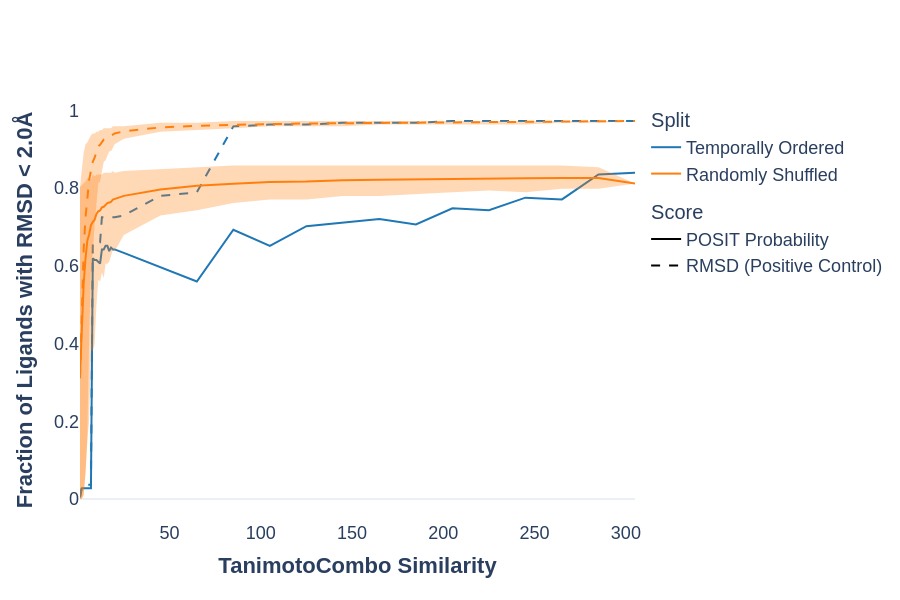

The code cell stored with this chart in its notebook:
### Code cell
y_title="<b> Fraction of Ligands with RMSD < 2.0Å </b>"
x_title="<b> TanimotoCombo Similarity </b>"
fig = pu.create_plot_with_error_bands_and_dual_legend(df, 
                                                   "N_Per_Split", 
                                                   "Fraction", 
                                                   lower_error_column="CI_Lower", upper_error_column="CI_Upper", color_category_column="Split",
        dash_category_column="Score",
        x_title=x_title,
        y_title=title,)

fig.update_layout(
    font=dict(size=small_font, 
              family='Arial'
              ),)
fig = pu.update_traces(fig, labels)

fig.update_xaxes(showgrid=False)
fig.update_yaxes(showgrid=False)
fig.show()

### Figure 1 — Plotly figure (JSON) as saved in the notebook; plotly's stock layout.template omitted (floating-point values rounded to 4 significant figures)
{"data": [{"fill": "toself", "fillcolor": "rgba(31, 119, 180,0.3)", "hoverinfo": "skip", "line": {"color": "rgba(255,255,255,0)"}, "name": "Temporally Ordered - POSIT Probability Error Band", "showlegend": false, "x": [1, 2, 3, 4, 5, 6, 7, 8, 9, 10, 11, 12, 13, 14, 15, 16, 17, 18, 19, 20, 25, 45, 65, 85, 105, 125, 145, 165, 185, 205, 225, 245, 265, 285, 305, 305, 285, 265, 245, 225, 205, 185, 165, 145, 125, 105, 85, 65, 45, 25, 20, 19, 18, 17, 16, 15, 14, 13, 12, 11, 10, 9, 8, 7, 6, 5, 4, 3, 2, 1], "y": [0.004587, 0.02752, 0.02752, 0.02752, 0.02752, 0.02752, 0.02752, 0.6193, 0.6147, 0.6147, 0.6101, 0.6055, 0.6422, 0.6422, 0.6514, 0.6514, 0.6376, 0.6468, 0.6422, 0.6422, 0.633, 0.5963, 0.5596, 0.6927, 0.6514, 0.7018, 0.711, 0.7202, 0.7064, 0.7477, 0.7431, 0.7752, 0.7706, 0.8349, 0.8394, 0.8394, 0.8349, 0.7706, 0.7752, 0.7431, 0.7477, 0.7064, 0.7202, 0.711, 0.7018, 0.6514, 0.6927, 0.5596, 0.5963, 0.633, 0.6422, 0.6422, 0.6468, 0.6376, 0.6514, 0.6514, 0.6422, 0.6422, 0.6055, 0.6101, 0.6147, 0.6147, 0.6193, 0.02752, 0.02752, 0.02752, 0.02752, 0.02752, 0.02752, 0.004587], "type": "scatter"}, {"legendgroup": "DateSplit - POSIT_Probability", "line": {"color": "rgb(31, 119, 180)", "dash": "solid", "width": 2}, "mode": "lines", "name": "Temporally Ordered - POSIT Probability", "showlegend": false, "x": [1, 2, 3, 4, 5, 6, 7, 8, 9, 10, 11, 12, 13, 14, 15, 16, 17, 18, 19, 20, 25, 45, 65, 85, 105, 125, 145, 165, 185, 205, 225, 245, 265, 285, 305], "y": [0.004587, 0.02752, 0.02752, 0.02752, 0.02752, 0.02752, 0.02752, 0.6193, 0.6147, 0.6147, 0.6101, 0.6055, 0.6422, 0.6422, 0.6514, 0.6514, 0.6376, 0.6468, 0.6422, 0.6422, 0.633, 0.5963, 0.5596, 0.6927, 0.6514, 0.7018, 0.711, 0.7202, 0.7064, 0.7477, 0.7431, 0.7752, 0.7706, 0.8349, 0.8394], "type": "scatter"}, {"fill": "toself", "fillcolor": "rgba(31, 119, 180,0.3)", "hoverinfo": "skip", "line": {"color": "rgba(255,255,255,0)"}, "name": "Temporally Ordered - RMSD (Positive Control) Error Band", "showlegend": false, "x": [1, 2, 3, 4, 5, 6, 7, 8, 9, 10, 11, 12, 13, 14, 15, 16, 17, 18, 19, 20, 25, 45, 65, 85, 105, 125, 145, 165, 185, 205, 225, 245, 265, 285, 305, 305, 285, 265, 245, 225, 205, 185, 165, 145, 125, 105, 85, 65, 45, 25, 20, 19, 18, 17, 16, 15, 14, 13, 12, 11, 10, 9, 8, 7, 6, 5, 4, 3, 2, 1], "y": [0.004587, 0.03211, 0.03211, 0.0367, 0.0367, 0.0367, 0.0367, 0.6606, 0.6606, 0.6606, 0.6606, 0.6606, 0.7248, 0.7248, 0.7248, 0.7248, 0.7248, 0.7248, 0.7248, 0.7248, 0.7294, 0.7798, 0.789, 0.9587, 0.9633, 0.9633, 0.9679, 0.9679, 0.9679, 0.9725, 0.9725, 0.9725, 0.9725, 0.9725, 0.9725, 0.9725, 0.9725, 0.9725, 0.9725, 0.9725, 0.9725, 0.9679, 0.9679, 0.9679, 0.9633, 0.9633, 0.9587, 0.789, 0.7798, 0.7294, 0.7248, 0.7248, 0.7248, 0.7248, 0.7248, 0.7248, 0.7248, 0.7248, 0.6606, 0.6606, 0.6606, 0.6606, 0.6606, 0.0367, 0.0367, 0.0367, 0.0367, 0.03211, 0.03211, 0.004587], "type": "scatter"}, {"legendgroup": "DateSplit - RMSD", "line": {"color": "rgb(31, 119, 180)", "dash": "dash", "width": 2}, "mode": "lines", "name": "Temporally Ordered - RMSD (Positive Control)", "showlegend": false, "x": [1, 2, 3, 4, 5, 6, 7, 8, 9, 10, 11, 12, 13, 14, 15, 16, 17, 18, 19, 20, 25, 45, 65, 85, 105, 125, 145, 165, 185, 205, 225, 245, 265, 285, 305], "y": [0.004587, 0.03211, 0.03211, 0.0367, 0.0367, 0.0367, 0.0367, 0.6606, 0.6606, 0.6606, 0.6606, 0.6606, 0.7248, 0.7248, 0.7248, 0.7248, 0.7248, 0.7248, 0.7248, 0.7248, 0.7294, 0.7798, 0.789, 0.9587, 0.9633, 0.9633, 0.9679, 0.9679, 0.9679, 0.9725, 0.9725, 0.9725, 0.9725, 0.9725, 0.9725], "type": "scatter"}, {"fill": "toself", "fillcolor": "rgba(255, 127, 14,0.3)", "hoverinfo": "skip", "line": {"color": "rgba(255,255,255,0)"}, "name": "Randomly Shuffled - POSIT Probability Error Band", "showlegend": false, "x": [1, 2, 3, 4, 5, 6, 7, 8, 9, 10, 11, 12, 13, 14, 15, 16, 17, 18, 19, 20, 25, 45, 65, 85, 105, 125, 145, 165, 185, 205, 225, 245, 265, 285, 305, 305, 285, 265, 245, 225, 205, 185, 165, 145, 125, 105, 85, 65, 45, 25, 20, 19, 18, 17, 16, 15, 14, 13, 12, 11, 10, 9, 8, 7, 6, 5, 4, 3, 2, 1], "y": [0.8028, 0.8073, 0.8119, 0.8165, 0.8257, 0.8257, 0.8211, 0.8349, 0.8303, 0.8349, 0.8349, 0.8349, 0.8349, 0.8394, 0.8394, 0.8394, 0.8394, 0.8394, 0.844, 0.8394, 0.844, 0.8486, 0.8532, 0.8578, 0.8578, 0.8578, 0.8578, 0.8578, 0.8578, 0.8578, 0.8578, 0.8578, 0.8578, 0.8532, 0.8119, 0.8119, 0.7982, 0.7982, 0.789, 0.7936, 0.789, 0.7844, 0.7798, 0.7798, 0.7706, 0.7706, 0.7615, 0.7431, 0.7294, 0.6789, 0.6376, 0.6422, 0.6284, 0.6101, 0.6055, 0.6055, 0.5688, 0.5826, 0.5596, 0.5642, 0.5, 0.3991, 0.3807, 0.3853, 0.2018, 0.1514, 0.06881, 0.009174, 0.0, 0.0], "type": "scatter"}, {"legendgroup": "RandomSplit - POSIT_Probability", "line": {"color": "rgb(255, 127, 14)", "dash": "solid", "width": 2}, "mode": "lines", "name": "Randomly Shuffled - POSIT Probability", "showlegend": false, "x": [1, 2, 3, 4, 5, 6, 7, 8, 9, 10, 11, 12, 13, 14, 15, 16, 17, 18, 19, 20, 25, 45, 65, 85, 105, 125, 145, 165, 185, 205, 225, 245, 265, 285, 305], "y": [0.3183, 0.4635, 0.5531, 0.6173, 0.6641, 0.6807, 0.7044, 0.7124, 0.7185, 0.7334, 0.7399, 0.7424, 0.7502, 0.7517, 0.7574, 0.7613, 0.7629, 0.7643, 0.7702, 0.7719, 0.7799, 0.7965, 0.8059, 0.8111, 0.8153, 0.8166, 0.8203, 0.8213, 0.8224, 0.825, 0.8246, 0.8253, 0.8257, 0.8256, 0.8119], "type": "scatter"}, {"fill": "toself", "fillcolor": "rgba(255, 127, 14,0.3)", "hoverinfo": "skip", "line": {"color": "rgba(255,255,255,0)"}, "name": "Randomly Shuffled - RMSD (Positive Control) Error Band", "showlegend": false, "x": [1, 2, 3, 4, 5, 6, 7, 8, 9, 10, 11, 12, 13, 14, 15, 16, 17, 18, 19, 20, 25, 45, 65, 85, 105, 125, 145, 165, 185, 205, 225, 245, 265, 285, 305, 305, 285, 265, 245, 225, 205, 185, 165, 145, 125, 105, 85, 65, 45, 25, 20, 19, 18, 17, 16, 15, 14, 13, 12, 11, 10, 9, 8, 7, 6, 5, 4, 3, 2, 1], "y": [0.8028, 0.8578, 0.8899, 0.9128, 0.9174, 0.9266, 0.9358, 0.9404, 0.9404, 0.945, 0.945, 0.9495, 0.9495, 0.9541, 0.9541, 0.9541, 0.9541, 0.9541, 0.9587, 0.9587, 0.9587, 0.9679, 0.9679, 0.9725, 0.9725, 0.9725, 0.9725, 0.9725, 0.9725, 0.9725, 0.9725, 0.9725, 0.9725, 0.9725, 0.9725, 0.9725, 0.9679, 0.9679, 0.9633, 0.9633, 0.9633, 0.9633, 0.9633, 0.9587, 0.9587, 0.9587, 0.9541, 0.9495, 0.945, 0.9266, 0.9128, 0.9037, 0.8945, 0.8945, 0.8807, 0.8716, 0.867, 0.844, 0.8165, 0.8119, 0.7615, 0.7064, 0.633, 0.5872, 0.4174, 0.1514, 0.06422, 0.01376, 0.0, 0.0], "type": "scatter"}, {"legendgroup": "RandomSplit - RMSD", "line": {"color": "rgb(255, 127, 14)", "dash": "dash", "width": 2}, "mode": "lines", "name": "Randomly Shuffled - RMSD (Positive Control)", "showlegend": false, "x": [1, 2, 3, 4, 5, 6, 7, 8, 9, 10, 11, 12, 13, 14, 15, 16, 17, 18, 19, 20, 25, 45, 65, 85, 105, 125, 145, 165, 185, 205, 225, 245, 265, 285, 305], "y": [0.3103, 0.4925, 0.6401, 0.7229, 0.7692, 0.8206, 0.8446, 0.8674, 0.8781, 0.8943, 0.9077, 0.9114, 0.9183, 0.9247, 0.9276, 0.9305, 0.9342, 0.9348, 0.9378, 0.9403, 0.9459, 0.9559, 0.9603, 0.963, 0.9646, 0.966, 0.9668, 0.9676, 0.9685, 0.9694, 0.9699, 0.9705, 0.9712, 0.9719, 0.9725], "type": "scatter"}, {"legendgroup": "Split", "legendgrouptitle": {"text": "Split"}, "line": {"color": "rgb(31, 119, 180)", "width": 2}, "mode": "lines", "name": "Temporally Ordered", "showlegend": true, "x": [null], "y": [null], "type": "scatter"}, {"legendgroup": "Split", "legendgrouptitle": {"text": "Split"}, "line": {"color": "rgb(255, 127, 14)", "width": 2}, "mode": "lines", "name": "Randomly Shuffled", "showlegend": true, "x": [null], "y": [null], "type": "scatter"}, {"legendgroup": "Score", "legendgrouptitle": {"text": "Score"}, "line": {"color": "black", "dash": "solid", "width": 2}, "mode": "lines", "name": "POSIT Probability", "showlegend": true, "x": [null], "y": [null], "type": "scatter"}, {"legendgroup": "Score", "legendgrouptitle": {"text": "Score"}, "line": {"color": "black", "dash": "dash", "width": 2}, "mode": "lines", "name": "RMSD (Positive Control)", "showlegend": true, "x": [null], "y": [null], "type": "scatter"}], "layout": {"legend": {"groupclick": "toggleitem"}, "title": {}, "xaxis": {"title": {"text": "<b> TanimotoCombo Similarity </b>"}, "showgrid": false}, "yaxis": {"title": {"text": "<b> Fraction of Ligands with RMSD < 2.0Å </b>"}, "showgrid": false}, "width": 900, "height": 600, "font": {"size": 18, "family": "Arial"}}}
